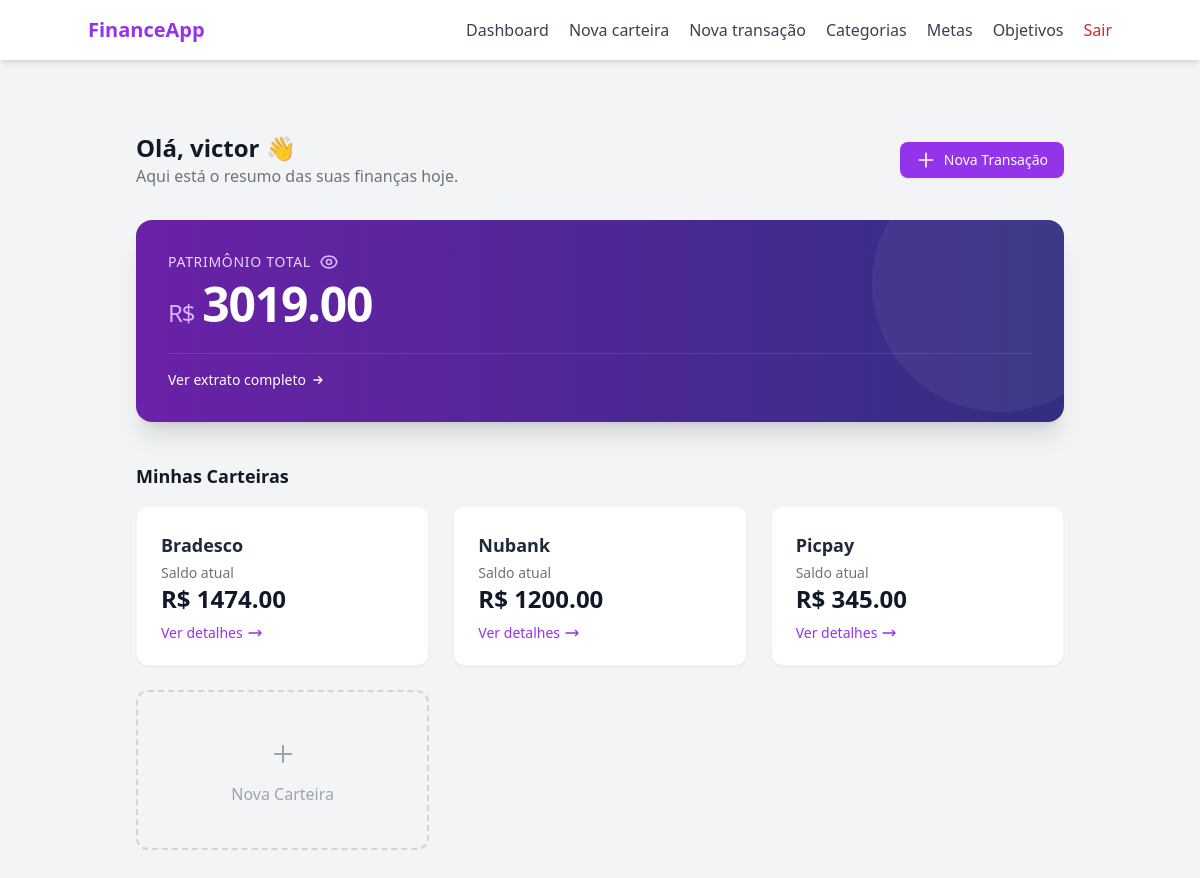
The page /dashboard (signed in) on the database as committed earlier.
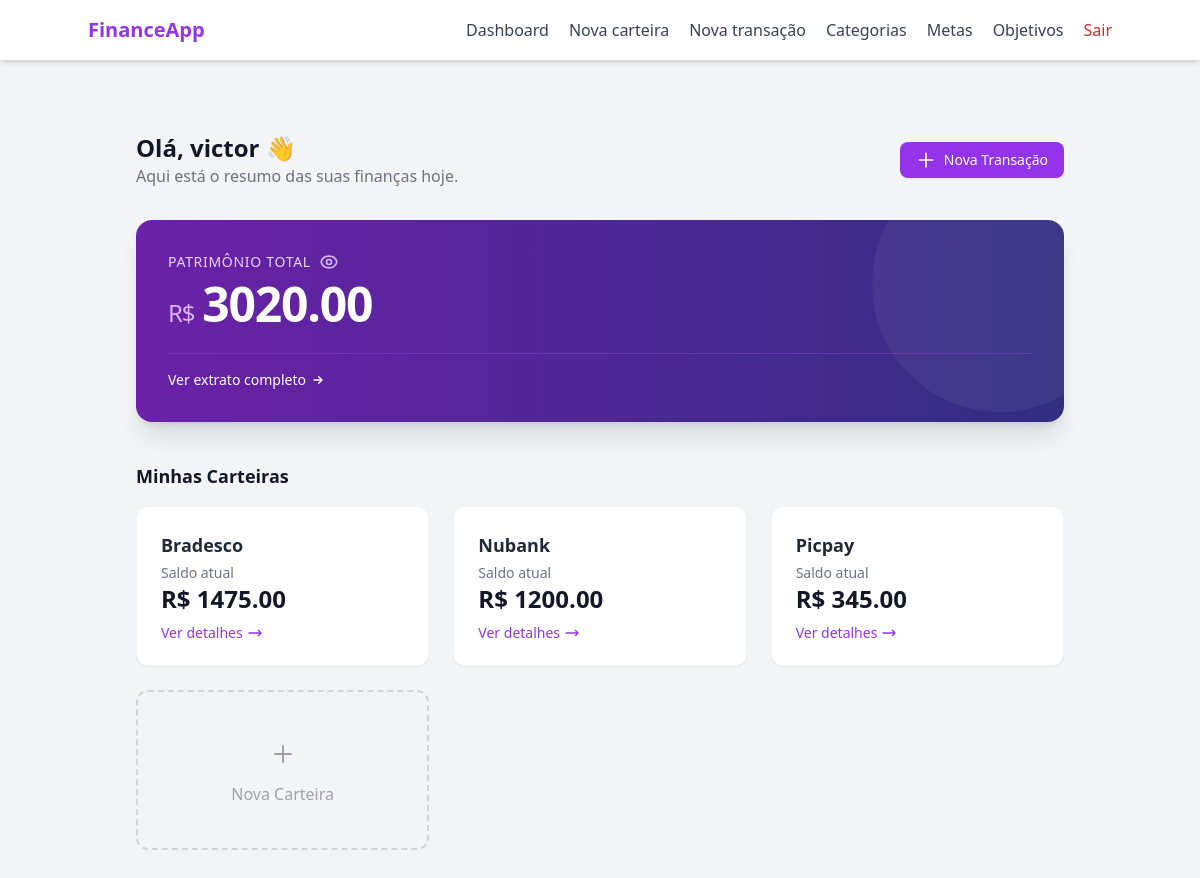
The same page on the database as committed later.
### models/wallet.py (models this page shows, shortened)
class Wallet(db.Model):
    __tablename__ = "wallets"
    id = db.Column(db.Integer, primary_key= True)
    wallet_name = db.Column(db.String(100), nullable= False)
    initial_balance = db.Column(db.Float, default= 0.0)
    current_balance = db.Column(db.Float, default= 0.0)
    is_active = db.Column(db.Boolean, default= True)
    created_at = db.Column(db.DateTime, default= lambda: datetime.now(timezone.utc).date())
    user_id = db.Column(db.Integer, db.ForeignKey("users.id"), nullable= False)

### routes/main_routes.py (the view)
@main_bp.route("/dashboard", methods=["GET"])
@login_required
def dashboard_page():
    wallets = WalletController.get_wallets_by_user(current_user.id)
    total_balance = sum(wallet.current_balance for wallet in wallets)
    return render_template("index.html", user= current_user, wallets= wallets, total_balance=total_balance)

### controllers/wallet_controller.py (called while the page is built)
    @staticmethod
    def get_wallets_by_user(user_id):
        wallets = Wallet.query.filter_by(user_id= user_id, is_active= True).all()
        return wallets

### templates/index.html (shortened to what the changed rows need)
{% extends "base.html" %}
{% block content %}
<div class="max-w-7xl mx-auto px-4 sm:px-6 lg:px-8 py-8">
    <div class="flex flex-col sm:flex-row justify-between items-start sm:items-center mb-8 gap-4">
        <div>
            <h1 class="text-2xl font-bold text-gray-900">Olá, {{ user.username }} 👋</h1>
        </div>
    </div>
<div class="mb-10">
    <div class="relative overflow-hidden rounded-2xl bg-gradient-to-r from-purple-800 to-indigo-900 text-white shadow-xl p-8">
        <div class="relative z-10">
            <h2 class="text-5xl font-bold text-white tracking-tight mt-2 flex items-baseline mb-6">
                <span class="text-2xl font-normal text-purple-300 mr-2">R$</span>
                <span id="balance-value">{{ "%.2f"|format(total_balance) }}</span>
            </h2>
        </div>
    </div>
</div>
    <div class="mb-6">
        <div class="grid grid-cols-1 sm:grid-cols-2 lg:grid-cols-3 gap-6">
{% for wallet in wallets %}
<a href="{{ url_for('wallet_bp.wallet_detail_page', wallet_id=wallet.id) }}"
   class="group bg-white rounded-xl shadow-sm border border-gray-100 p-6 hover:shadow-md hover:border-purple-200 transition-all duration-200 flex flex-col justify-between h-40 cursor-pointer">
    <div>
        <h4 class="font-semibold text-gray-800 text-lg mb-1">{{ wallet.wallet_name }}</h4>
        <p class="text-sm text-gray-500">Saldo atual</p>
    </div>
    <div>
        <span class="text-2xl font-bold text-gray-900">
            <span class="wallet-balance">
                R$ {{ "%.2f"|format(wallet.current_balance) }}
            </span>
        </span>
        <div class="text-sm text-purple-600 font-medium mt-2 group-hover:text-purple-800 flex items-center gap-1 transition-colors">
            Ver detalhes
            <svg class="w-4 h-4 transform transition-transform group-hover:translate-x-1" fill="none" stroke="currentColor" viewBox="0 0 24 24"><path stroke-linecap="round" stroke-linejoin="round" stroke-width="2" d="M17 8l4 4m0 0l-4 4m4-4H3"></path></svg>
        </div>
    </div>
</a>
{% endfor %}
        </div>
    </div>
</div>
{% endblock %}

Rows that differ between the two databases and show on the page:
changed Wallet "Bradesco": current_balance "1474.00" → "1475.00"
Other text that changed with them:
{{ "%.2f"|format(total_balance) }}: "3019.00" → "3020.00"
